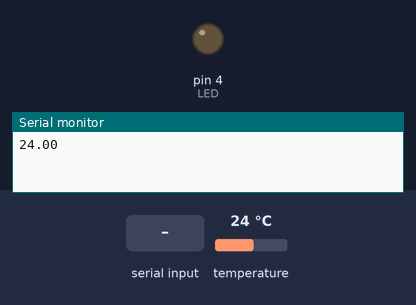
The sketch below on a simulated Arduino Uno, built with avr-gcc and run on an emulated ATmega328P. Parts: output pins drawn as LEDs (lit = HIGH), the last lines printed to the serial monitor. Inputs (shaded band) come from the test bench; at power-on: temperature 24 °C.

Above: at 1.2 s.
1.3 s: "2" received over the second serial link
At 1.9 s:
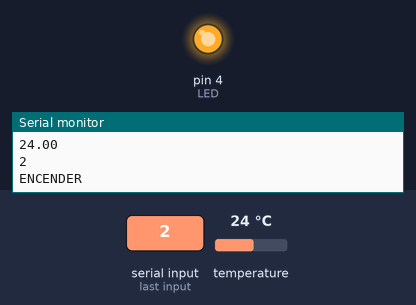
3.0 s: "3" received over the second serial link
At 3.4 s:
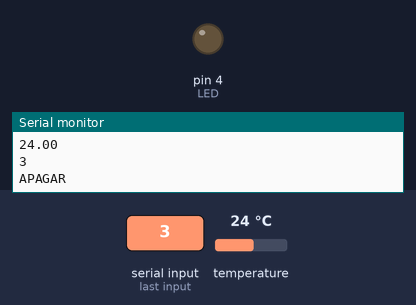
Timing chart, 0 to 6.0 s (numbered marks = the images above; inputs shaded):
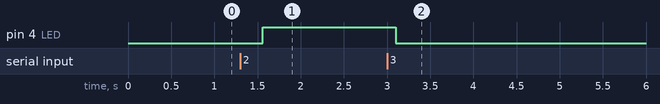

Measured:
- after the input at 1.3 s, pin 4 (LED): LOW → HIGH after 0.26 s
- after the input at 3.0 s, pin 4 (LED): HIGH → LOW after 0.10 s

The sketch:

App_Bluetooth.ino
```cpp
/*
  Fundación Kinal
  Centro Educativo Técnico Labral Kinal
  Electrónica
  Grado: Quinto
  Sección: A
  Curso: Taller de Electrónica Digital y Reparación de Computadoras I
  Nombre: Juan David Tejada Peñuela
  Carné: 2022454
*/

#include <SoftwareSerial.h>
#include <OneWire.h>
#include <DallasTemperature.h>

#define LED 4

SoftwareSerial CR7(2,3);

OneWire ourWire(5);                //Se establece el pin 2  como bus OneWire
DallasTemperature sensors(&ourWire); //Se declara una variable u objeto para nuestro sensor
void setup() {
  Serial.begin(9600);
  CR7.begin(9600);
  sensors.begin();
  pinMode(LED,OUTPUT);
}
char recepcion;
void loop() {
  if( CR7.available() ){
    //Serial.write(blue.read());
    recepcion=CR7.read();
    Serial.println(recepcion);
    if( recepcion=='2' ){
      Serial.println("ENCENDER");
      digitalWrite(LED,HIGH);
    }
    if( recepcion=='3' ){
      Serial.println("APAGAR");
      digitalWrite(LED,LOW);
    }
  }
  if( Serial.available() ){
    CR7.write(Serial.read());
  }
    sensors.requestTemperatures();   //Se envía el comando para leer la temperatura
float temp=sensors.getTempCByIndex(0); //Se obtiene la temperatura en ºC
CR7.print(temp); //send distance to MIT App
CR7.print(";");
Serial.println(temp);
}
```
